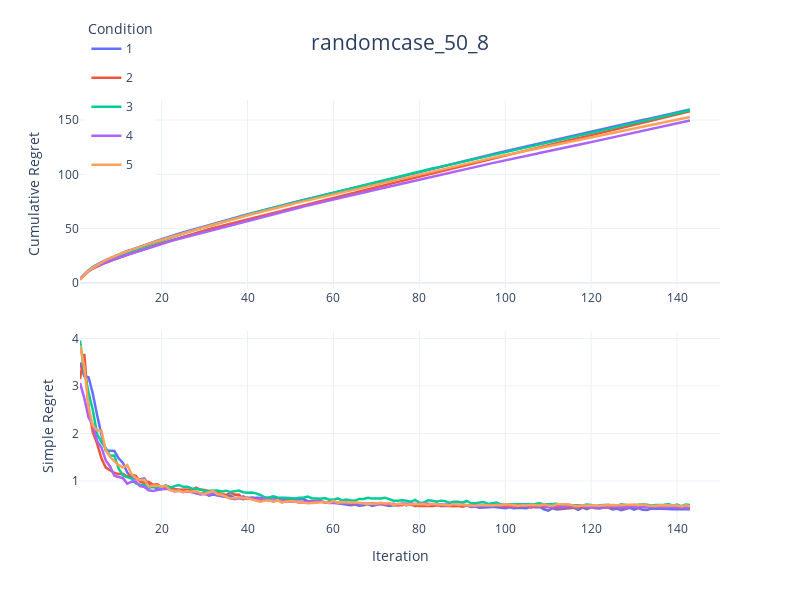

Notebook code for this chart:
### Code cell
import pandas as pd
import plotly.graph_objects as go
import plotly.express as px
from plotly.subplots import make_subplots
import plotly.io as pio
import os
import numpy as np

text = "randomcase"

# 定义文件夹路径
data_folder = os.path.join('Data', 'repete')

# 定义文件列表 - Simple Regret来自pre文件，Cumulative Regret来自原始文件
simple_regret_files =  ['subfile_1_pre.csv','subfile_2_pre.csv','subfile_3_pre.csv', 'subfile_4_pre.csv','subfile_5_pre.csv']
cumulative_regret_files = ['subfile_1.csv','subfile_2.csv','subfile_3.csv', 'subfile_4.csv','subfile_5.csv']

curve_names = ['1','2', '3', '4', '5']
colors = px.colors.qualitative.Plotly[:len(curve_names)] 

# 创建DataFrame存储Simple Regret和Cumulative Regret
simple_regret_data = pd.DataFrame()
cumulative_regret_data = pd.DataFrame()

# 加载Simple Regret数据（来自pre文件）
for file, name in zip(simple_regret_files, curve_names):
    file_path = os.path.join(data_folder, file)
    df = pd.read_csv(file_path, index_col='Repetition')
    
    # 计算每个step的均值（Simple Regret）
    mean_results = df.mean(axis=0)
    
    # 添加到Simple Regret DataFrame
    temp_df = pd.DataFrame({
        'Iter': range(1, 151),
        'Value': mean_results.values,
        'Condition': name
    })
    simple_regret_data = pd.concat([simple_regret_data, temp_df])

# 加载Cumulative Regret数据（来自原始文件）
for file, name in zip(cumulative_regret_files, curve_names):
    file_path = os.path.join(data_folder, file)
    df = pd.read_csv(file_path, index_col='Repetition')
    
    # 计算每个step的均值
    mean_results = df.mean(axis=0)
    
    # 计算Cumulative Regret
    cumsum_results = np.cumsum(mean_results.values)
    temp_df = pd.DataFrame({
        'Iter': range(1, 151),
        'Value': cumsum_results,
        'Condition': name
    })
    cumulative_regret_data = pd.concat([cumulative_regret_data, temp_df])

# 创建子图（2行1列，垂直排列）- 删除子图标题
fig = make_subplots(
    rows=2, cols=1,
    vertical_spacing=0.1
    # 删除了 subplot_titles 参数
)

# 第一子图：Cumulative Regret（来自原始文件）- 先画Cumulative Regret
for i, condition in enumerate(curve_names):
    cumsum_df = cumulative_regret_data[cumulative_regret_data['Condition'] == condition]
    fig.add_trace(
        go.Scatter(
            x=cumsum_df['Iter'],
            y=cumsum_df['Value'],
            name=condition,
            legendgroup=condition,
            showlegend=True,  # 在第一子图显示图例
            line=dict(color=colors[i],width=2.5),
            meta=[condition],
            hovertemplate="Iter: %{x}<br>Cumulative Regret: %{y:.4f}<br>Condition: %{meta[0]}<extra></extra>"
        ),
        row=1, col=1  # Cumulative Regret放在第一行
    )

# 第二子图：Obs-based Simple Regret（来自pre文件）
for i, condition in enumerate(curve_names):
    simple_df = simple_regret_data[simple_regret_data['Condition'] == condition]
    fig.add_trace(
        go.Scatter(
            x=simple_df['Iter'],
            y=simple_df['Value'],
            name=condition,
            legendgroup=condition,
            showlegend=False,  # 避免重复图例
            line=dict(color=colors[i],width=2.5),
            meta=[condition],
            hovertemplate="Iter: %{x}<br>Simple Regret: %{y:.4f}<br>Condition: %{meta[0]}<extra></extra>"
        ),
        row=2, col=1  # Simple Regret放在第二行
    )

# 更新布局
fig.update_layout(
    title_text=text+"_50_8",
    title_x=0.5,
    title_font=dict(size=21),
    height=600,
    width=800,
    template='plotly_white',
    legend_title_text='Condition',
    legend=dict(yanchor="top", y=1.2, xanchor="left", x=0.01)
)

# 更新Y轴和X轴标签
fig.update_yaxes(title_text="Cumulative Regret", row=1, col=1)  # 第一子图Y轴标签
fig.update_yaxes(title_text="Simple Regret", row=2, col=1)      # 第二子图Y轴标签
fig.update_xaxes(title_text="Iteration", row=2, col=1)          # 仅底部子图显示X轴标签

# 显示图形
fig.show()

# 保存为HTML文件（可选）
# pio.write_html(fig, 'combined_simple_cumulative_plot.html')
#fig.write_image(text+"_50_8", format="png", width=800, height=600, scale=3)

### Figure 1 — Plotly figure (JSON) as saved in the notebook; plotly's stock layout.template omitted (floating-point values rounded to 4 significant figures; data arrays with more than 128 entries replaced by an {"elided": "..."} marker saying what was removed)
{"data": [{"hovertemplate": "Iter: %{x}<br>Cumulative Regret: %{y:.4f}<br>Condition: %{meta[0]}<extra></extra>", "legendgroup": "1", "line": {"color": "#636EFA", "width": 2.5}, "meta": ["1"], "name": "1", "showlegend": true, "type": "scatter", "x": {"elided": "150 int values"}, "xaxis": "x", "y": {"elided": "150 float values"}, "yaxis": "y"}, {"hovertemplate": "Iter: %{x}<br>Cumulative Regret: %{y:.4f}<br>Condition: %{meta[0]}<extra></extra>", "legendgroup": "2", "line": {"color": "#EF553B", "width": 2.5}, "meta": ["2"], "name": "2", "showlegend": true, "type": "scatter", "x": {"elided": "150 int values"}, "xaxis": "x", "y": {"elided": "150 float values"}, "yaxis": "y"}, {"hovertemplate": "Iter: %{x}<br>Cumulative Regret: %{y:.4f}<br>Condition: %{meta[0]}<extra></extra>", "legendgroup": "3", "line": {"color": "#00CC96", "width": 2.5}, "meta": ["3"], "name": "3", "showlegend": true, "type": "scatter", "x": {"elided": "150 int values"}, "xaxis": "x", "y": {"elided": "150 float values"}, "yaxis": "y"}, {"hovertemplate": "Iter: %{x}<br>Cumulative Regret: %{y:.4f}<br>Condition: %{meta[0]}<extra></extra>", "legendgroup": "4", "line": {"color": "#AB63FA", "width": 2.5}, "meta": ["4"], "name": "4", "showlegend": true, "type": "scatter", "x": {"elided": "150 int values"}, "xaxis": "x", "y": {"elided": "150 float values"}, "yaxis": "y"}, {"hovertemplate": "Iter: %{x}<br>Cumulative Regret: %{y:.4f}<br>Condition: %{meta[0]}<extra></extra>", "legendgroup": "5", "line": {"color": "#FFA15A", "width": 2.5}, "meta": ["5"], "name": "5", "showlegend": true, "type": "scatter", "x": {"elided": "150 int values"}, "xaxis": "x", "y": {"elided": "150 float values"}, "yaxis": "y"}, {"hovertemplate": "Iter: %{x}<br>Simple Regret: %{y:.4f}<br>Condition: %{meta[0]}<extra></extra>", "legendgroup": "1", "line": {"color": "#636EFA", "width": 2.5}, "meta": ["1"], "name": "1", "showlegend": false, "type": "scatter", "x": {"elided": "150 int values"}, "xaxis": "x2", "y": {"elided": "150 float values"}, "yaxis": "y2"}, {"hovertemplate": "Iter: %{x}<br>Simple Regret: %{y:.4f}<br>Condition: %{meta[0]}<extra></extra>", "legendgroup": "2", "line": {"color": "#EF553B", "width": 2.5}, "meta": ["2"], "name": "2", "showlegend": false, "type": "scatter", "x": {"elided": "150 int values"}, "xaxis": "x2", "y": {"elided": "150 float values"}, "yaxis": "y2"}, {"hovertemplate": "Iter: %{x}<br>Simple Regret: %{y:.4f}<br>Condition: %{meta[0]}<extra></extra>", "legendgroup": "3", "line": {"color": "#00CC96", "width": 2.5}, "meta": ["3"], "name": "3", "showlegend": false, "type": "scatter", "x": {"elided": "150 int values"}, "xaxis": "x2", "y": {"elided": "150 float values"}, "yaxis": "y2"}, {"hovertemplate": "Iter: %{x}<br>Simple Regret: %{y:.4f}<br>Condition: %{meta[0]}<extra></extra>", "legendgroup": "4", "line": {"color": "#AB63FA", "width": 2.5}, "meta": ["4"], "name": "4", "showlegend": false, "type": "scatter", "x": {"elided": "150 int values"}, "xaxis": "x2", "y": {"elided": "150 float values"}, "yaxis": "y2"}, {"hovertemplate": "Iter: %{x}<br>Simple Regret: %{y:.4f}<br>Condition: %{meta[0]}<extra></extra>", "legendgroup": "5", "line": {"color": "#FFA15A", "width": 2.5}, "meta": ["5"], "name": "5", "showlegend": false, "type": "scatter", "x": {"elided": "150 int values"}, "xaxis": "x2", "y": {"elided": "150 float values"}, "yaxis": "y2"}], "layout": {"height": 600, "legend": {"title": {"text": "Condition"}, "x": 0.01, "xanchor": "left", "y": 1.2, "yanchor": "top"}, "title": {"font": {"size": 21}, "text": "randomcase_50_8", "x": 0.5}, "width": 800, "xaxis": {"anchor": "y", "domain": [0, 1]}, "xaxis2": {"anchor": "y2", "domain": [0, 1], "title": {"text": "Iteration"}}, "yaxis": {"anchor": "x", "domain": [0.55, 1], "title": {"text": "Cumulative Regret"}}, "yaxis2": {"anchor": "x2", "domain": [0, 0.45], "title": {"text": "Simple Regret"}}}}
